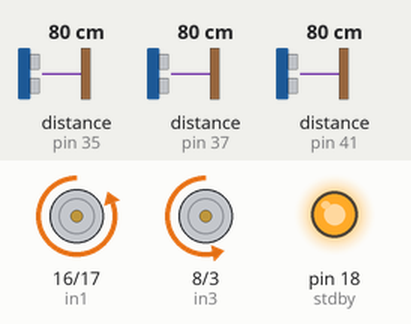
The sketch below on a simulated Arduino Mega 2560, built with avr-gcc and run on an emulated ATmega2560. Shown: motor-driver pin pairs drawn as motors (green arrow = first pin HIGH = forward, orange = second pin HIGH = backward, longer = more drive, scaled by the enable pin), output pins drawn as LEDs (lit = HIGH). Wiring (inferred from the names in the program): 3 × ultrasonic range finder: trigger pin 36, echo pin 35 / trigger pin 40, echo pin 37 / trigger pin 42, echo pin 41. Inputs (shaded band) come from the test bench; at power-on: distance to the obstacle (sensors on pin 37, pin 35, pin 41) 80 cm. The echo pulse lasts 58.3 µs per cm; pins used as bus, display or sensor lines are not drawn; what the sketch prints to the serial monitor is not drawn.

Above: at 1.2 s.
1.3 s: distance to the obstacle (sensor on pin 37) set to 2 cm
At 1.62 s:
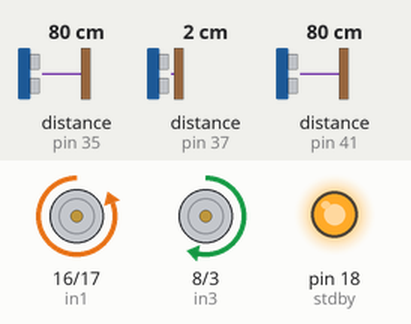
4.3 s: distance to the obstacle (sensor on pin 35) set to 2 cm
At 6.3 s:
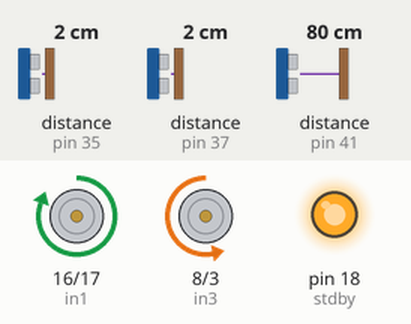
7.3 s: distance to the obstacle (sensor on pin 41) set to 19 cm
10.3 s: distance to the obstacle (sensor on pin 41) set to 15 cm
At 11.33 s:
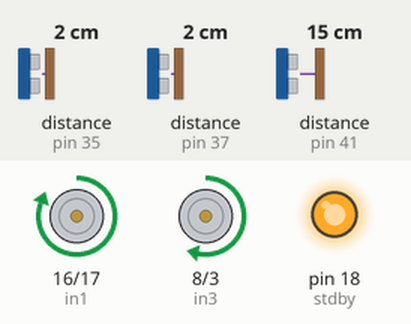
13.3 s: distance to the obstacle (sensor on pin 41) set to 8 cm
16.3 s: distance to the obstacle (sensor on pin 41) set to 5 cm
At 18.22 s:
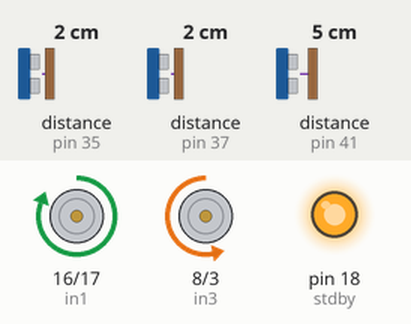
Timing chart, 0 to 20.3 s (numbered marks = the images above; inputs shaded):
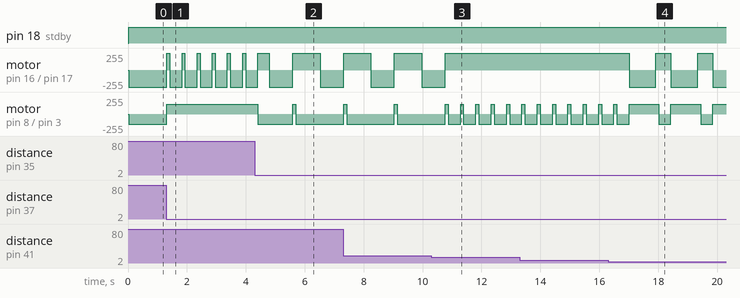

Measured:
- the behaviour switches between 17 and 16 cm on distance to the obstacle (sensor on pin 41) (found by bisection; images 2 and 3)
- the behaviour switches between 7 and 6 cm on distance to the obstacle (sensor on pin 41) (found by bisection; images 3 and 4)
- after the input at 1.3 s, motor on pin 16 (in1) / pin 17 (in2): alternates forward 255/255 for 0.10 s and backward 255/255 for 0.41 s, starting at once; motor on pin 8 (in3) / pin 3 (in4): backward 150/255 → forward 150/255 at once
- after the input at 4.3 s, motor on pin 8 (in3) / pin 3 (in4): forward 150/255 → backward 150/255 after 0.10 s, → forward 150/255 1.2 s later, → backward 150/255 0.10 s later
- after the input at 10.3 s, motor on pin 16 (in1) / pin 17 (in2): goes on until 10.8 s, then stays forward 255/255; motor on pin 8 (in3) / pin 3 (in4): alternates forward 150/255 for 0.10 s and backward 150/255 for 0.42 s, starting after 0.99 s
- after the input at 16.3 s, motor on pin 16 (in1) / pin 17 (in2): alternates forward 255/255 for 0.52 s and backward 255/255 for 0.91 s, starting after 0.71 s

The sketch:

OJASS_CODE_TEST.ino
```cpp
int in1 = 16;
int in2 = 17;
int in3 = 8;
int in4 = 3;
int enA = 15;
int enB = 46;
int speeda = 150;
int speedb = 150;
int stdby = 18;

int trigpinF = 40;
int echopinF = 37;

int trigpinL = 42;
int echopinL = 41;

int trigpinR = 36;
int echopinR = 35;

void setup() {
  // put your setup code here, to run once:
  Serial.begin(921600);  //Set the baud rate to your Bluetooth module.
  pinMode(trigpinF,OUTPUT);
  pinMode(echopinF,INPUT);
  pinMode(trigpinL,OUTPUT);
  pinMode(echopinL,INPUT);
  pinMode(trigpinR,OUTPUT);
  pinMode(echopinR,INPUT);

  pinMode(in1, OUTPUT);
  pinMode(in2, OUTPUT);
  pinMode(in3, OUTPUT);
  pinMode(in4, OUTPUT);
  pinMode(enA, OUTPUT);
  pinMode(enB, OUTPUT);
  pinMode(stdby,OUTPUT);

}

void loop() {
  // put your main code here, to run repeatedly:

  long durationF, distanceF;
  digitalWrite(trigpinF,HIGH);
  delay(1);
  digitalWrite(trigpinF,LOW);
  durationF=pulseIn(echopinF,HIGH);
  distanceF=(durationF/2)/29.1;
  // Serial.print("DistanceF:");
  // Serial.print(distanceF);
  // Serial.print("CM");

  long durationL, distanceL;
  digitalWrite(trigpinL,HIGH);
  delay(1);
  digitalWrite(trigpinL,LOW);
  durationL=pulseIn(echopinL,HIGH);
  distanceL=(durationL/2)/29.1;
  // Serial.print(" DistanceL:");
  // Serial.print(distanceL);
  // Serial.print("CM ");

  long durationR, distanceR;
  digitalWrite(trigpinR,HIGH);
  delay(1);
  digitalWrite(trigpinR,LOW);
  durationR=pulseIn(echopinR,HIGH);
  distanceR=(durationR/2)/29.1;
  // Serial.print("DistanceR:");
  // Serial.print(distanceR);
  // Serial.println("CM ");


  if( (distanceR<5 && distanceL>=5 && distanceF>=5) || (distanceL>15 && distanceR<9 && distanceF<5) || (distanceL<5 && distanceR>=5 && distanceF>=5) || (distanceR>15 && distanceL<9 && distanceF<=5)  ||(distanceF>=5 && distanceL<=18 && distanceL>=5 && distanceR>=5 && distanceR<=18)|| (distanceF<=3 ||distanceF>1000) || (distanceF<=5 && distanceR<=5 && distanceL<=5) || (distanceL<=3 || distanceL>1000) || (distanceR<=3 || distanceR>1000)  )
    {
  if (distanceR<5 && distanceL>=5 && distanceF>=5)  { left();
                                    }
  else if (distanceL>15 && distanceR<9 && distanceF<5)  {
                                      left();
                                      delay(400);
                                      forward();
                                      delay(800);
                                      Serial.print(" L ");
                                    }
  if (distanceL<5 && distanceR>=5 && distanceF>=5)  { right();
                                    }
  else if (distanceR>15 && distanceL<9 && distanceF<=5)  {
                                      right();
                                      delay(400);
                                      forward();
                                      delay(800);
                                      Serial.print(" R ");
                                    }
  if (distanceF>=5 && distanceL<=18 && distanceL>=5 && distanceR>=5 && distanceR<=18) {  forward();  }

  //  if ((distanceF>=20 && distanceL>=20)||(distanceR>=20 && distanceL>=20)||(distanceF>=20 && distanceR>=20))  {
  //                       //step0();
  //                       stop();
  //                       delay(5000);
  //                                   }

  if (distanceF<=3 || distanceF>1000){
                      Serial.print(" B ");
                      backward();
                      delay(100);
                      if(distanceR>distanceL){right();
                                              delay(400);}
                      if(distanceL>distanceR){left();
                                              delay(400);}
                      }

  if (distanceL<=3 || distanceL>1000){right();
                      delay(15);}
  if (distanceR<=3 || distanceR>1000){left();
                      delay(15);}
  if (distanceF<=5 && distanceR<=5 && distanceL<=5){
                                                    right();
                                                    delay(900);
                                                    Serial.print(" U ");
                                                  }
    }else{
      Serial.print(" D ");
      forward();
      delay(5);
    }


  // if (distanceF>7 && distanceL>12 && distanceR>12)  { delay(450);
  //                                                     left();
  //                                                     delay(450);
  //                                                     forward();
  //                                                     delay(600);
  //                                    }
  // if (distanceF<5 && distanceL<12)  {
  //                                      right();
  //                                      delay(450);
  //                                      forward();
  //                                      delay(600);
  //                                    }

  // backward();
  // delay(2000);
  // forward();
  // delay(2000);

}
void backward() {
  digitalWrite(in1, HIGH);
  digitalWrite(in2, LOW);
  digitalWrite(in3, HIGH);
  digitalWrite(in4, LOW);
  digitalWrite(stdby, HIGH);
  analogWrite(enA,speeda);
  analogWrite(enB,speedb);

}
void forward() {
  digitalWrite(in1, LOW);
  digitalWrite(in2, HIGH);
  digitalWrite(in3, LOW);
  digitalWrite(in4, HIGH);
  digitalWrite(stdby, HIGH);
  analogWrite(enA,speeda);
  analogWrite(enB,speedb);

}
void right() {
  digitalWrite(in1, LOW);
  digitalWrite(in2, HIGH);
  digitalWrite(in3, HIGH);
  digitalWrite(in4, LOW);
  digitalWrite(stdby, HIGH);
  analogWrite(enA,speeda);
  analogWrite(enB,speedb);

}
void left() {
  digitalWrite(in1, HIGH);
  digitalWrite(in2, LOW);
  digitalWrite(in3, LOW);
  digitalWrite(in4, HIGH);
  digitalWrite(stdby, HIGH);
  analogWrite(enA,speeda);
  analogWrite(enB,speedb);

}

void stop() {
  digitalWrite(in1, LOW);
  digitalWrite(in2, LOW);
  digitalWrite(in3, LOW);
  digitalWrite(in4, LOW);
  digitalWrite(stdby, LOW);
  Serial.println(" stop");
}
```
